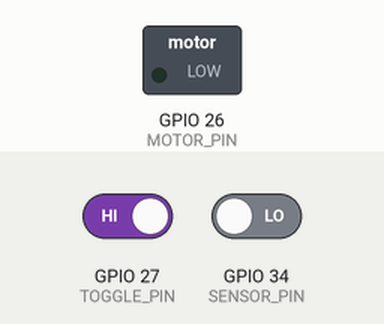
This sketch was run on a simulated ESP32. Parts: switched loads named in the sketch (green lamp = pin HIGH). Inputs (shaded band) come from the test bench; at power-on: GPIO 27 (TOGGLE_PIN) HIGH, GPIO 34 (SENSOR_PIN) LOW. WiFi joins after 1.5 s; servers stay silent unless stated; what the sketch prints to the serial monitor is not drawn.

Above: at 2.7 s.
2.8 s: GPIO 27 (TOGGLE_PIN) driven LOW
At 4.0 s:
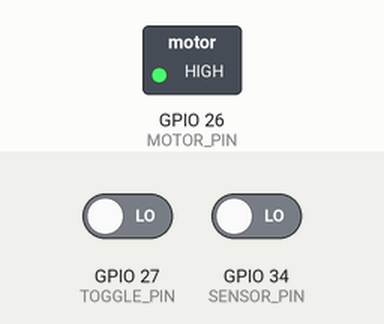
4.3 s: GPIO 34 (SENSOR_PIN) driven HIGH
Timing chart, 0 to 34.3 s (numbered marks = the images above; inputs shaded):
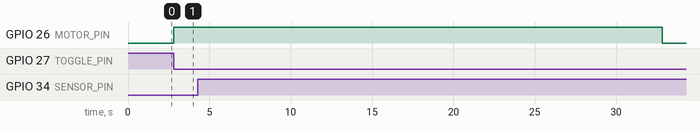

Measured:
- after the input at 2.8 s, GPIO 26 (MOTOR_PIN): LOW → HIGH at once

The sketch:

LaundrySense.ino
```cpp
#include <WiFi.h>
#include <FirebaseESP32.h>

// WIFI
#define WIFI_SSID "Laundry"
#define WIFI_PASSWORD "********"

// FIREBASE
#define FIREBASE_HOST "laundrysense**********************************"
#define FIREBASE_AUTH "***************************************"

// LAUNDRY CONFIG, change this per ESP32!
#define LAUNDRY_ID "LaundryB"
#define MACHINE_ID "Machine1"

// PINS
#define SENSOR_PIN 34
#define MOTOR_PIN  26
#define TOGGLE_PIN 27

// ---- SETTINGS ----
#define VIBRATION_THRESHOLD 10
#define STOP_DELAY          8000
#define WASH_DURATION       30000


FirebaseData fbdo;
FirebaseAuth auth;
FirebaseConfig config;

String lastStatus = "";
int vibrationCount = 0;
unsigned long lastVibrationTime = 0;
bool motorRunning = false;
unsigned long motorStartTime = 0;
int lastToggleState = HIGH;

void sendStatus(String status) {
  if (status != lastStatus) {
    String path = "/" + String(LAUNDRY_ID) + "/" + String(MACHINE_ID);
    if (Firebase.setString(fbdo, path + "/status", status)) {
      Serial.println("Status: " + status + " → Firebase ✓");
      lastStatus = status;
    } else {
      Serial.println("Firebase failed: " + fbdo.errorReason());
    }
  }
}

void setup() {
  Serial.begin(115200);
  pinMode(SENSOR_PIN, INPUT);
  pinMode(MOTOR_PIN, OUTPUT);
  pinMode(TOGGLE_PIN, INPUT_PULLUP);
  digitalWrite(MOTOR_PIN, LOW);

  WiFi.begin(WIFI_SSID, WIFI_PASSWORD);
  Serial.print("Connecting to WiFi");
  while (WiFi.status() != WL_CONNECTED) {
    Serial.print(".");
    delay(500);
  }
  Serial.println("\nWiFi Connected!");

  config.host = FIREBASE_HOST;
  config.signer.tokens.legacy_token = FIREBASE_AUTH;
  Firebase.begin(&config, &auth);
  Firebase.reconnectWiFi(true);
  Serial.println("Firebase Connected!");
}

void loop() {
  int toggleState = digitalRead(TOGGLE_PIN);

  if (lastToggleState == HIGH && toggleState == LOW && !motorRunning) {
    Serial.println("Toggle ON — Starting wash cycle!");
    digitalWrite(MOTOR_PIN, HIGH);
    motorRunning = true;
    motorStartTime = millis();
  }
  lastToggleState = toggleState;

  if (motorRunning && millis() - motorStartTime >= WASH_DURATION) {
    Serial.println("Wash cycle done — Motor OFF");
    digitalWrite(MOTOR_PIN, LOW);
    motorRunning = false;
  }

  int sensorValue = digitalRead(SENSOR_PIN);
  if (sensorValue == HIGH) {
    vibrationCount++;
    lastVibrationTime = millis();
  }

  if (vibrationCount >= VIBRATION_THRESHOLD) {
    sendStatus("In Use");
    vibrationCount = 0;
  }

  if (millis() - lastVibrationTime > STOP_DELAY && lastStatus == "In Use") {
    sendStatus("Available");
    vibrationCount = 0;
  }

  delay(50);
}
```
